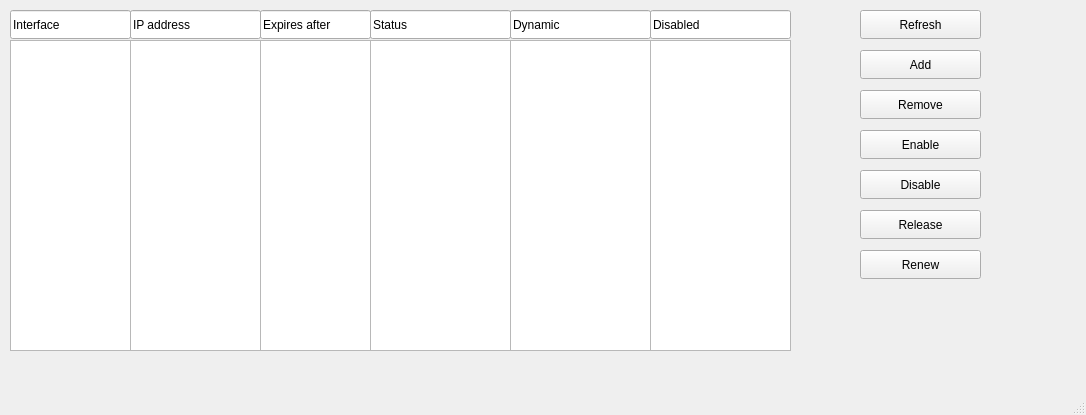
<?xml version="1.0" encoding="UTF-8"?>
<ui version="4.0">
 <class>MainWindow</class>
 <widget class="QMainWindow" name="MainWindow">
  <property name="geometry">
   <rect>
    <x>0</x>
    <y>0</y>
    <width>1086</width>
    <height>415</height>
   </rect>
  </property>
  <property name="windowTitle">
   <string>DHCP Client</string>
  </property>
  <widget class="QWidget" name="centralwidget">
   <widget class="QPushButton" name="disableButton">
    <property name="geometry">
     <rect>
      <x>860</x>
      <y>170</y>
      <width>121</width>
      <height>29</height>
     </rect>
    </property>
    <property name="text">
     <string>Disable</string>
    </property>
   </widget>
   <widget class="QPushButton" name="addButton">
    <property name="geometry">
     <rect>
      <x>860</x>
      <y>50</y>
      <width>121</width>
      <height>29</height>
     </rect>
    </property>
    <property name="text">
     <string>Add</string>
    </property>
   </widget>
   <widget class="QPushButton" name="releaseButton">
    <property name="geometry">
     <rect>
      <x>860</x>
      <y>210</y>
      <width>121</width>
      <height>29</height>
     </rect>
    </property>
    <property name="text">
     <string>Release</string>
    </property>
   </widget>
   <widget class="QLineEdit" name="version_3">
    <property name="geometry">
     <rect>
      <x>370</x>
      <y>10</y>
      <width>141</width>
      <height>29</height>
     </rect>
    </property>
    <property name="text">
     <string>Status</string>
    </property>
   </widget>
   <widget class="QLineEdit" name="package_2">
    <property name="geometry">
     <rect>
      <x>10</x>
      <y>10</y>
      <width>121</width>
      <height>29</height>
     </rect>
    </property>
    <property name="text">
     <string>Interface</string>
    </property>
   </widget>
   <widget class="QListWidget" name="expiresField">
    <property name="geometry">
     <rect>
      <x>260</x>
      <y>40</y>
      <width>111</width>
      <height>311</height>
     </rect>
    </property>
   </widget>
   <widget class="QListWidget" name="interfaceField">
    <property name="geometry">
     <rect>
      <x>10</x>
      <y>40</y>
      <width>121</width>
      <height>311</height>
     </rect>
    </property>
   </widget>
   <widget class="QPushButton" name="removeButton">
    <property name="geometry">
     <rect>
      <x>860</x>
      <y>90</y>
      <width>121</width>
      <height>29</height>
     </rect>
    </property>
    <property name="text">
     <string>Remove</string>
    </property>
   </widget>
   <widget class="QLineEdit" name="version">
    <property name="geometry">
     <rect>
      <x>130</x>
      <y>10</y>
      <width>131</width>
      <height>29</height>
     </rect>
    </property>
    <property name="text">
     <string>IP address</string>
    </property>
   </widget>
   <widget class="QListWidget" name="statusField">
    <property name="geometry">
     <rect>
      <x>370</x>
      <y>40</y>
      <width>141</width>
      <height>311</height>
     </rect>
    </property>
   </widget>
   <widget class="QLineEdit" name="version_2">
    <property name="geometry">
     <rect>
      <x>260</x>
      <y>10</y>
      <width>111</width>
      <height>29</height>
     </rect>
    </property>
    <property name="text">
     <string>Expires after</string>
    </property>
   </widget>
   <widget class="QPushButton" name="enableButton">
    <property name="geometry">
     <rect>
      <x>860</x>
      <y>130</y>
      <width>121</width>
      <height>29</height>
     </rect>
    </property>
    <property name="text">
     <string>Enable</string>
    </property>
   </widget>
   <widget class="QPushButton" name="refreshButton">
    <property name="geometry">
     <rect>
      <x>860</x>
      <y>10</y>
      <width>121</width>
      <height>29</height>
     </rect>
    </property>
    <property name="text">
     <string>Refresh</string>
    </property>
   </widget>
   <widget class="QListWidget" name="addressField">
    <property name="geometry">
     <rect>
      <x>130</x>
      <y>40</y>
      <width>131</width>
      <height>311</height>
     </rect>
    </property>
   </widget>
   <widget class="QPushButton" name="renewButton">
    <property name="geometry">
     <rect>
      <x>860</x>
      <y>250</y>
      <width>121</width>
      <height>29</height>
     </rect>
    </property>
    <property name="text">
     <string>Renew</string>
    </property>
   </widget>
   <widget class="QLineEdit" name="version_4">
    <property name="geometry">
     <rect>
      <x>510</x>
      <y>10</y>
      <width>141</width>
      <height>29</height>
     </rect>
    </property>
    <property name="text">
     <string>Dynamic</string>
    </property>
   </widget>
   <widget class="QListWidget" name="dynamicField">
    <property name="geometry">
     <rect>
      <x>510</x>
      <y>40</y>
      <width>141</width>
      <height>311</height>
     </rect>
    </property>
   </widget>
   <widget class="QListWidget" name="disableField">
    <property name="geometry">
     <rect>
      <x>650</x>
      <y>40</y>
      <width>141</width>
      <height>311</height>
     </rect>
    </property>
   </widget>
   <widget class="QLineEdit" name="version_5">
    <property name="geometry">
     <rect>
      <x>650</x>
      <y>10</y>
      <width>141</width>
      <height>29</height>
     </rect>
    </property>
    <property name="text">
     <string>Disabled</string>
    </property>
   </widget>
  </widget>
  <widget class="QStatusBar" name="statusbar"/>
 </widget>
 <resources/>
 <connections/>
</ui>
